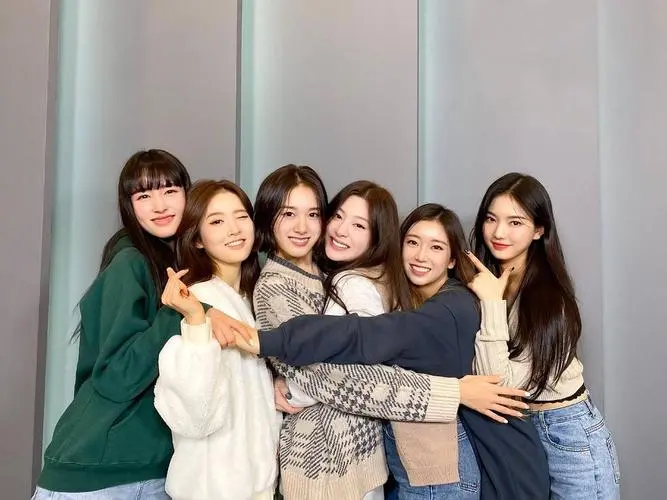
#> input picture cpp/yolov7-face-ncnn/data/test.jpg, 667 x 500 px
$ python -i find_invalid_faces.py   (imports and definitions only)   (older library calls are emulated)
#> lines starting #> are read from the running program, lines starting #| are printed output that depends on the picture; after the words box and inside, x2 and y2 are one past the last pixel; in counts of white or black regions, pixels touching at a corner belong together
#!/usr/bin/env python3
"""
Find invalid faces and artwork/cartoon images in WiderFace dataset
Usage: python find_invalid_faces.py --data_dir ./data/widerface --output_dir ./invalid_analysis
"""

import argparse
import os
import cv2
import numpy as np
from pathlib import Path
import json
from tqdm import tqdm
from collections import defaultdict


# [43 lines left out: function load_annotations, not called in this run]


def detect_artwork_features(image_path):
    """Detect if image is artwork/cartoon based on visual features"""
#> called with image_path = 'cpp/yolov7-face-ncnn/data/test.jpg'
    try:
        image = cv2.imread(str(image_path))
#> image is the input picture: shape (500, 667, 3); mean B, G, R 141.2, 145.3, 150
        if image is None:
            return None, "Cannot load image"

        # Convert to different color spaces
        hsv = cv2.cvtColor(image, cv2.COLOR_BGR2HSV)
#> hsv: shape (500, 667, 3); mean H, S, V 55.8, 51.6, 156.9
        lab = cv2.cvtColor(image, cv2.COLOR_BGR2LAB)
#> lab: shape (500, 667, 3); mean of channels 0, 1, 2 152.5, 129.5, 131

        features = {}

        # 1. Color saturation analysis (cartoons tend to have higher saturation)
        saturation = hsv[:, :, 1]
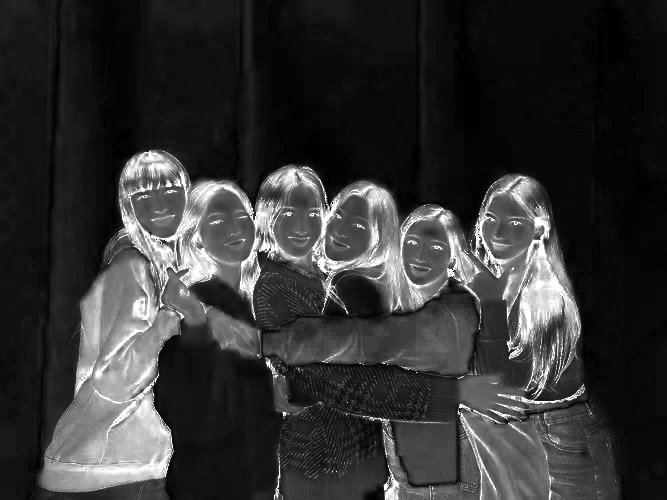
#> saturation: shape (500, 667); min 0, max 255, mean 51.6
        features['avg_saturation'] = np.mean(saturation)
        features['high_saturation_ratio'] = np.sum(saturation > 150) / saturation.size

        # 2. Edge analysis (cartoons have cleaner, sharper edges)
        gray = cv2.cvtColor(image, cv2.COLOR_BGR2GRAY)
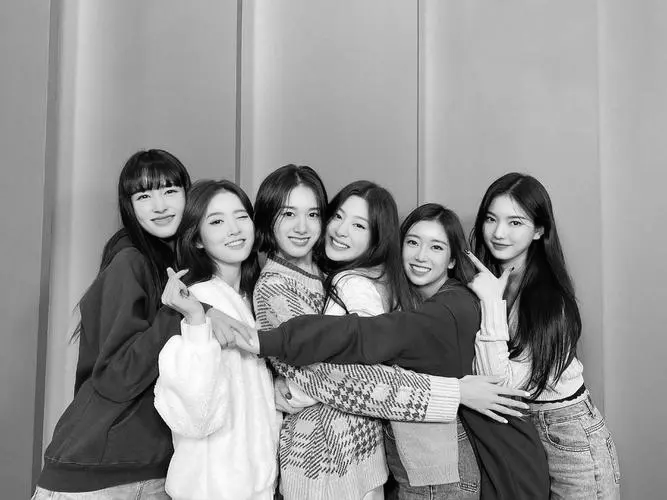
#> gray: shape (500, 667); min 0, max 255, mean 146.2
        edges = cv2.Canny(gray, 50, 150)
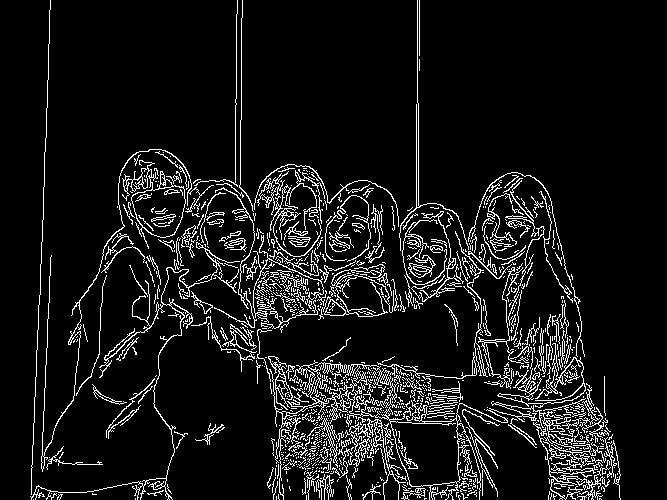
#> edges: shape (500, 667); 8.7% white in thin lines or dots, all inside (x1, y1, x2, y2) = (30, 0, 621, 500)
        features['edge_density'] = np.sum(edges > 0) / edges.size

        # 3. Color palette analysis (cartoons use fewer distinct colors)
        # Quantize image to reduce colors
        h, w = image.shape[:2]
#> h = 500; w = 667
        data = image.reshape((-1, 3))
        data = np.float32(data)

        # K-means clustering to find dominant colors
        criteria = (cv2.TERM_CRITERIA_EPS + cv2.TERM_CRITERIA_MAX_ITER, 8, 1.0)
        _, labels, centers = cv2.kmeans(data, 8, None, criteria, 10, cv2.KMEANS_RANDOM_CENTERS)
#> centers = [[59.47, 72.39, 94.82], [66.2, 63.71, 40.1], [147.3, 148.9, 155.1], [113.1, 114.7, 121.6], [161.3, 188.4, 229.4], [179.4, 179.1, 179.5], [217.2, 229.8, 238.5], [14.23, 21.09, 36.55]]

        # Calculate color variance
        unique_labels, counts = np.unique(labels, return_counts=True)
#> unique_labels = [0, 1, 2, 3, 4, 5, 6, 7]; counts = [13332, 40046, 58446, 17540, 24383, 122903, 30795, 26055]
        features['color_clusters'] = len(unique_labels)
        features['dominant_color_ratio'] = np.max(counts) / len(labels)

        # 4. Texture analysis
        # Calculate local binary patterns or gradient analysis
        sobelx = cv2.Sobel(gray, cv2.CV_64F, 1, 0, ksize=3)
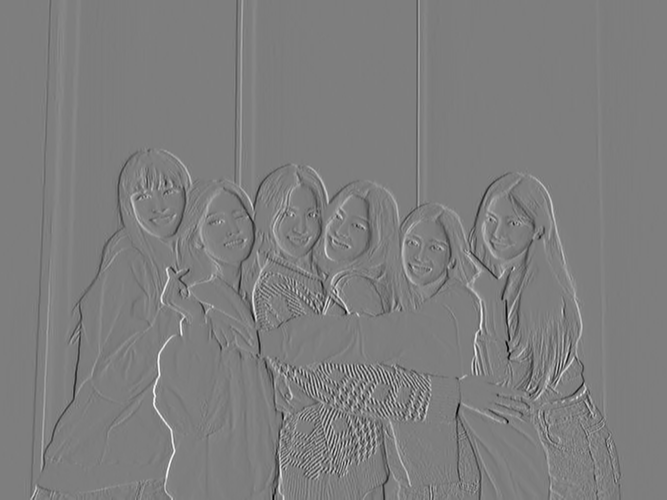
#> sobelx: shape (500, 667) float64; min -953, max 971, mean 0.3; drawn with min black and max white
        sobely = cv2.Sobel(gray, cv2.CV_64F, 0, 1, ksize=3)
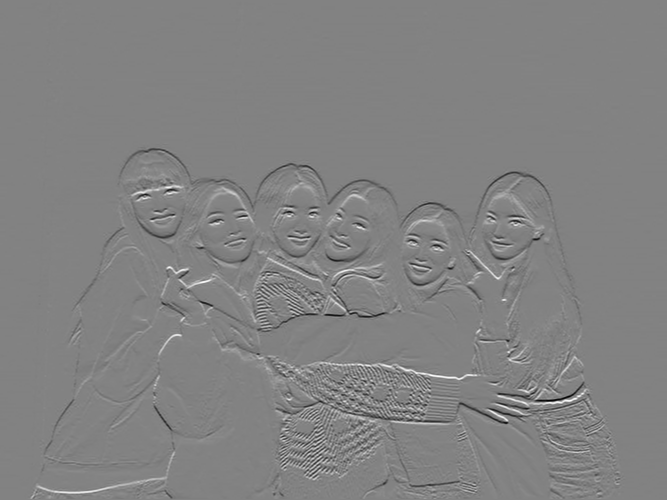
#> sobely: shape (500, 667) float64; min -919, max 877, mean -0.4; drawn with min black and max white
        gradient_magnitude = np.sqrt(sobelx**2 + sobely**2)
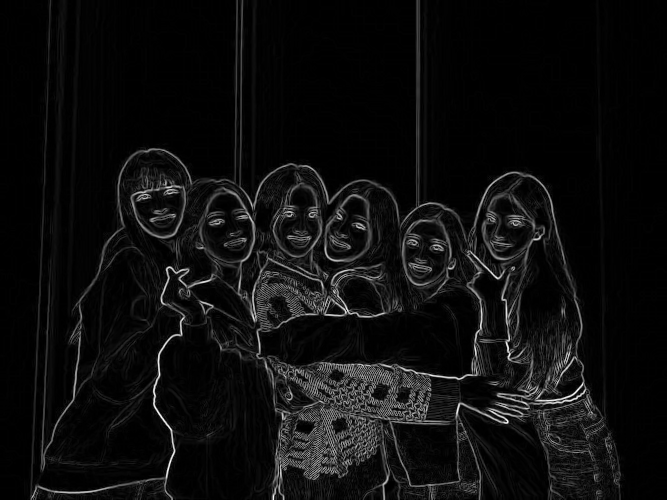
#> gradient_magnitude: shape (500, 667) float64; min 0, max 971.9, mean 54.1; drawn with min black and max white
        features['avg_gradient'] = np.mean(gradient_magnitude)

        # 5. Brightness and contrast
        features['avg_brightness'] = np.mean(gray)
        features['brightness_std'] = np.std(gray)

        # Simple heuristic classification
        artwork_score = 0

        # High saturation suggests artwork
        if features['high_saturation_ratio'] > 0.3:
            artwork_score += 2
        elif features['high_saturation_ratio'] > 0.2:
            artwork_score += 1

        # High dominant color ratio suggests limited palette
        if features['dominant_color_ratio'] > 0.4:
            artwork_score += 2
        elif features['dominant_color_ratio'] > 0.3:
            artwork_score += 1

        # High edge density with low gradient variance suggests clean lines
        if features['edge_density'] > 0.1 and features['brightness_std'] < 50:
            artwork_score += 1

        # Very high average saturation
        if features['avg_saturation'] > 120:
            artwork_score += 1

        features['artwork_score'] = artwork_score
        features['is_likely_artwork'] = artwork_score >= 3

        return features, None

    except Exception as e:
        return None, str(e)


# [293 lines left out: functions analyze_event_categories, find_invalid_faces, main, not called in this run]


# [2 lines not run here, left out]

>>> result = detect_artwork_features('cpp/yolov7-face-ncnn/data/test.jpg')
